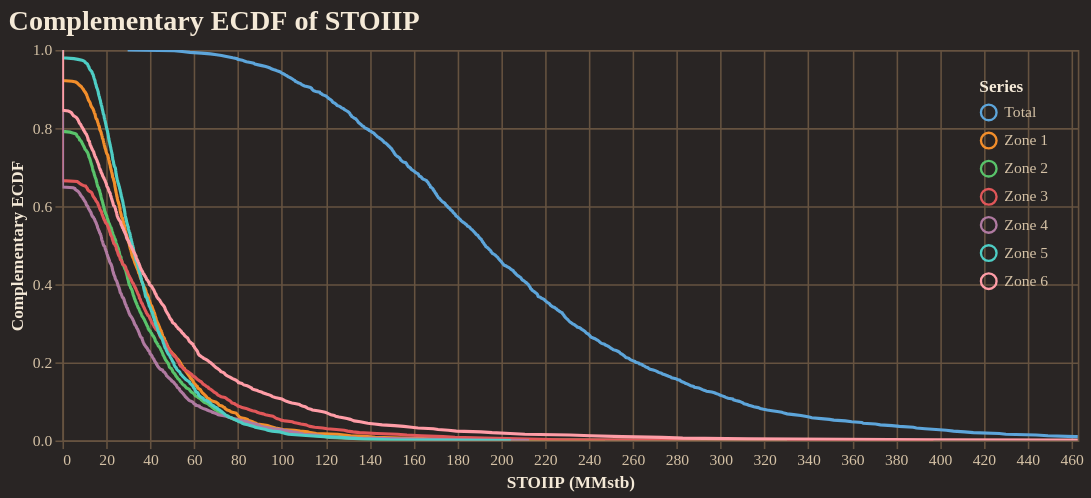

Notebook code for this chart:
### Code cell
fig = reporter.plotter.prospect_volumetric_ecdf_plot(
    figsize=(650, 250),
    backend=PLOTTING_BACKEND
)
fig.show()

### Figure 1 — Vega-Lite specification as saved in the notebook (floating-point values rounded to 4 significant figures; data arrays with more than 128 entries replaced by an {"elided": "..."} marker saying what was removed)
{"config": {"background": "#292524", "view": {"fill": "#292524", "stroke": "#665340"}, "title": {"color": "#f4e9d7", "font": "Merriweather", "fontSize": 18, "fontWeight": 600, "subtitleColor": "#d5c2a6", "anchor": "start"}, "axis": {"domainColor": "#665340", "gridColor": "#665340", "tickColor": "#665340", "labelColor": "#d5c2a6", "titleColor": "#f4e9d7", "labelFont": "Merriweather", "titleFont": "Merriweather"}, "legend": {"titleColor": "#f4e9d7", "labelColor": "#d5c2a6", "labelFont": "Merriweather", "titleFont": "Merriweather", "orient": "top-right", "symbolType": "circle"}, "header": {"labelColor": "#d5c2a6", "titleColor": "#f4e9d7", "labelFont": "Merriweather", "titleFont": "Merriweather"}, "mark": {"color": "#c78d3b"}, "line": {"color": "#c78d3b"}, "bar": {"color": "#c78d3b"}, "point": {"color": "#ddb06d"}, "area": {"color": "#c78d3b", "opacity": 0.35}, "text": {"color": "#f4e9d7", "font": "Merriweather"}, "range": {"category": ["#5DA5DA", "#F28E2B", "#59C36A", "#E15759", "#B07AA1", "#4ECDC4", "#FF9DA7", "#EDC948"]}}, "layer": [{"mark": {"type": "line", "clip": true, "strokeWidth": 2}, "encoding": {"color": {"field": "series", "title": "Series", "type": "nominal"}, "tooltip": [{"field": "series", "title": "Series", "type": "nominal"}, {"field": "stoiip_mmstb", "format": ",.2f", "title": "STOIIP (MMstb)", "type": "quantitative"}, {"field": "exceedance_probability", "format": ".3f", "title": "Exceedance", "type": "quantitative"}], "x": {"field": "stoiip_mmstb", "title": "STOIIP (MMstb)", "type": "quantitative"}, "y": {"field": "exceedance_probability", "scale": {"domain": [0, 1]}, "title": "Complementary ECDF", "type": "quantitative"}}}], "data": {"name": "data-3359fd13c64d6651e24bcd8476c2c6d3"}, "encoding": {"x": {"field": "stoiip_mmstb", "scale": {"domain": [0, 462.9]}, "type": "quantitative"}}, "height": 250, "title": "Complementary ECDF of STOIIP", "width": 650, "$schema": "https://vega.github.io/schema/vega-lite/v5.20.1.json", "datasets": {"data-3359fd13c64d6651e24bcd8476c2c6d3": {"elided": "3500 records"}}}
